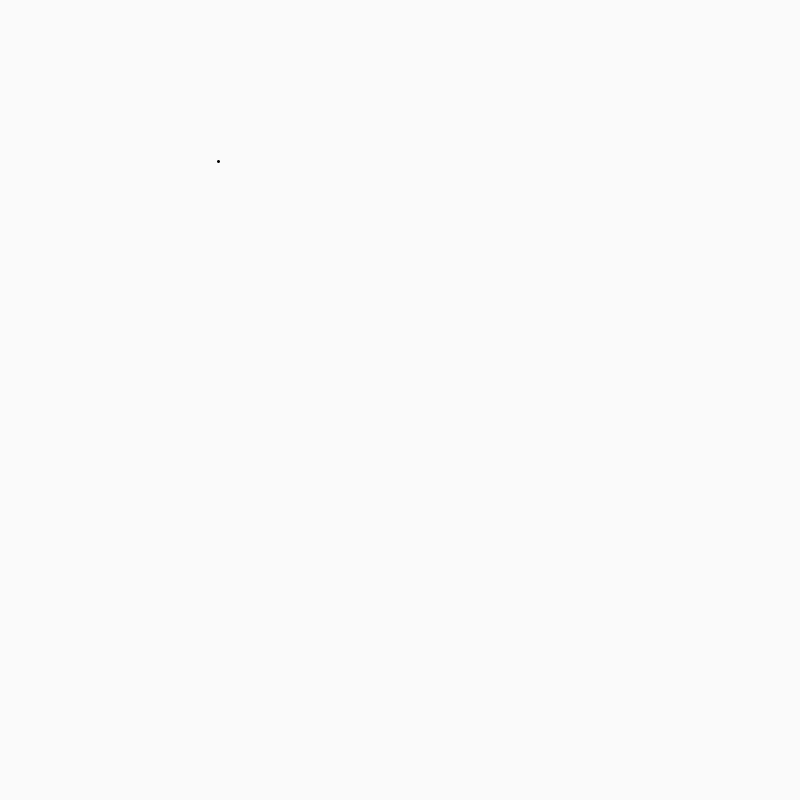
Frame 1 (no input)
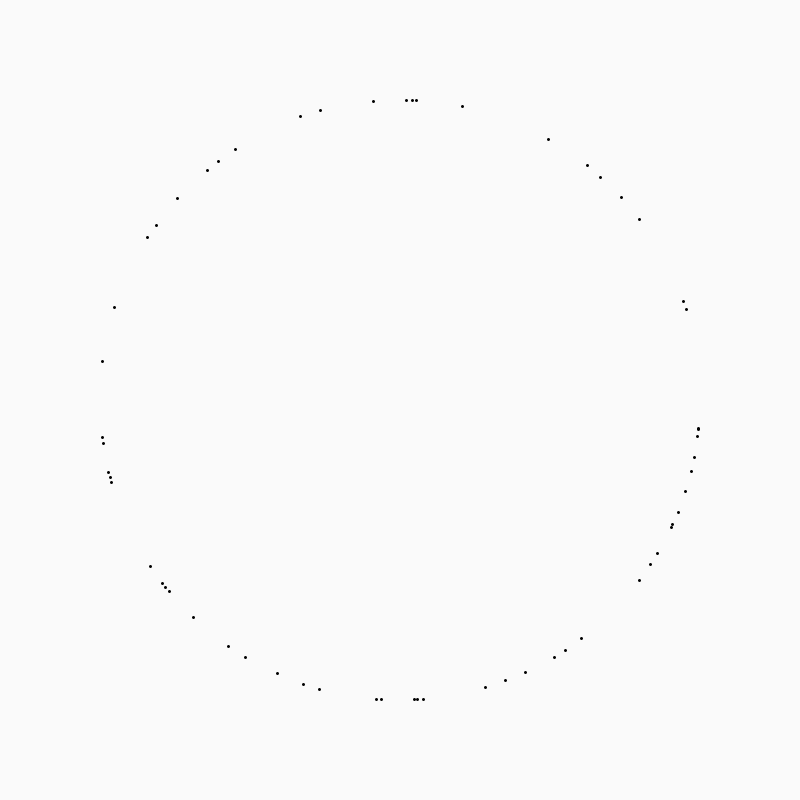
Frame 60 (the mouse pressed at the canvas centre just before this capture)
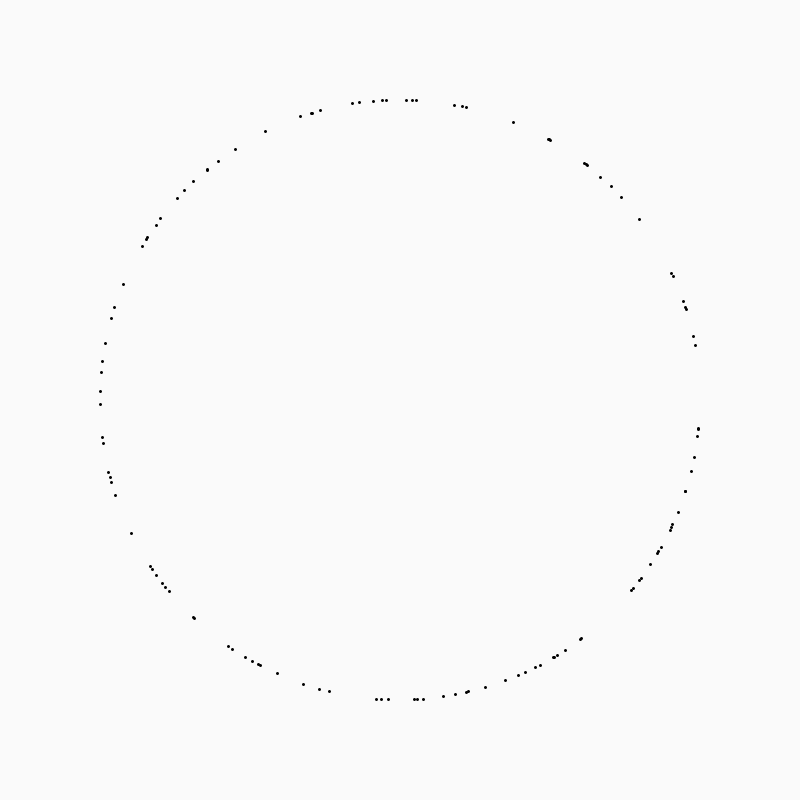
Frame 120 (the mouse held since frame 60 and released just before this capture)

The Processing sketch that drew these frames (run headless with seeded random() and noise(); from frame 60 on, the mouse is pressed at the canvas centre):

// Processing sketch: pointsOnACircle
// ── pointsOnACircle.pde
void setup() {
  size(800, 800);
  background(250);
  strokeWeight(3);
}

void draw() {
  translate(width/2, height/2);
  float angle = random(TWO_PI);
  float magnitude = 300;
  point(cos(angle) * magnitude, sin(angle) * magnitude);
}
